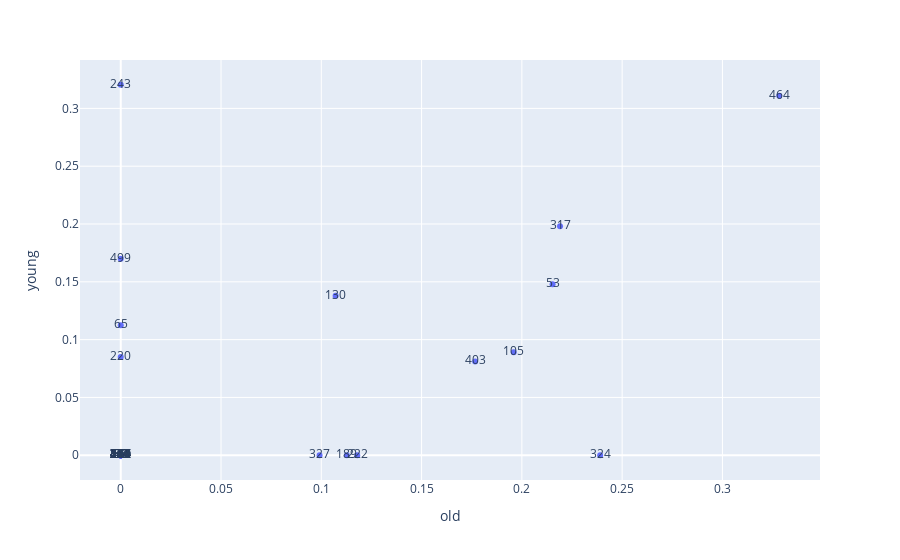

The code cell stored with this chart in its notebook:
### Code cell
fig = px.scatter(wide_df, x=" old", y=" young", hover_name=wide_df.index, text=wide_df.index)
fig.show()

### Figure 1 — Plotly figure (JSON) as saved in the notebook; plotly's stock layout.template omitted (floating-point values rounded to 4 significant figures)
{"data": [{"hovertemplate": "<b>%{hovertext}</b><br><br> old=%{x}<br> young=%{y}<br>Index=%{text}<extra></extra>", "hovertext": [5, 30, 36, 39, 53, 58, 65, 82, 105, 130, 134, 153, 166, 170, 171, 184, 185, 188, 189, 212, 220, 222, 223, 227, 241, 243, 249, 268, 277, 284, 289, 296, 306, 317, 324, 327, 335, 339, 359, 381, 383, 402, 403, 415, 430, 442, 464, 472, 473, 482, 499, 507], "legendgroup": "", "marker": {"color": "#636efa", "symbol": "circle"}, "mode": "markers+text", "name": "", "orientation": "v", "showlegend": false, "text": [5, 30, 36, 39, 53, 58, 65, 82, 105, 130, 134, 153, 166, 170, 171, 184, 185, 188, 189, 212, 220, 222, 223, 227, 241, 243, 249, 268, 277, 284, 289, 296, 306, 317, 324, 327, 335, 339, 359, 381, 383, 402, 403, 415, 430, 442, 464, 472, 473, 482, 499, 507], "type": "scatter", "x": [0, 0, 0, 0, 0.2153, 0, 0, 0, 0.1959, 0.1071, 0, 0, 0, 0, 0, 0, 0, 0, 0.1127, 0, 0, 0.1179, 0, 0, 0, 0, 0, 0, 0, 0, 0, 0, 0, 0.219, 0.239, 0.09914, 0, 0, 0, 0, 0, 0, 0.1767, 0, 0, 0, 0.3283, 0, 0, 0, 0, 0], "xaxis": "x", "y": [0, 0, 0, 0, 0.1478, 0, 0.1124, 0, 0.08908, 0.1379, 0, 0, 0, 0, 0, 0, 0, 0, 0, 0, 0.08503, 0, 0, 0, 0, 0.3205, 0, 0, 0, 0, 0, 0, 0, 0.198, 0, 0, 0, 0, 0, 0, 0, 0, 0.08118, 0, 0, 0, 0.311, 0, 0, 0, 0.17, 0], "yaxis": "y"}], "layout": {"legend": {"tracegroupgap": 0}, "margin": {"t": 60}, "xaxis": {"anchor": "y", "domain": [0, 1], "title": {"text": " old"}}, "yaxis": {"anchor": "x", "domain": [0, 1], "title": {"text": " young"}}}}
